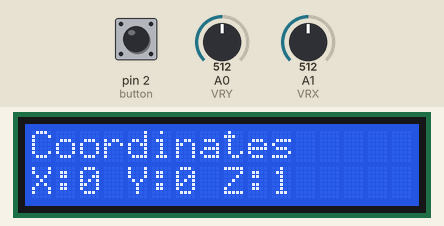
This sketch was run on a simulated Arduino Uno, built with avr-gcc and run on an emulated ATmega328P. Parts: 16×2 character LCD. The test bench sets the inputs (shaded band); at power-on: A0 (VRY) = 512, A1 (VRX) = 512, pin 2 (button) HIGH.

Above: at 1.2 s.
1.3 s: A0 (VRY) set to 716
At 2.4 s:
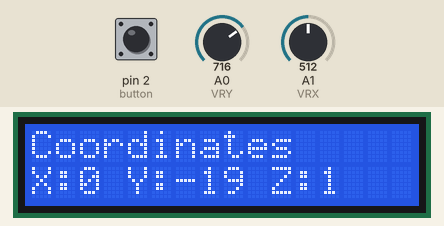
3.0 s: A1 (VRX) set to 716
At 4.0 s:
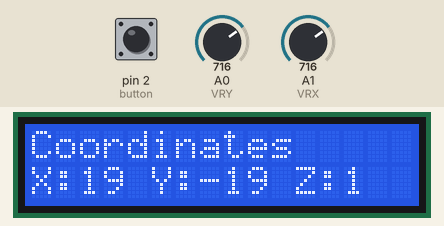
4.5 s: pin 2 (button) pulled LOW for 0.6 s
At 5.0 s:
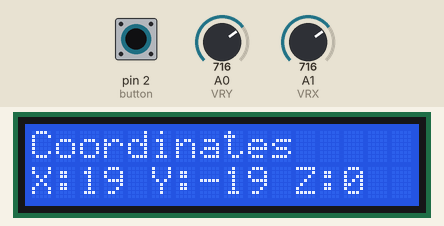
6.6 s: A0 (VRY) set to 900
At 7.7 s:
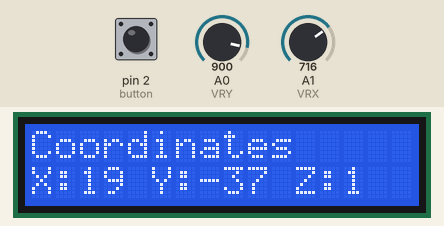
8.1 s: pin 2 (button) pulled LOW for 1 s
At 8.9 s:
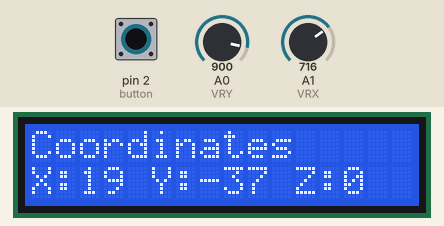
10.6 s: A1 (VRX) set to 900
At 11.9 s:
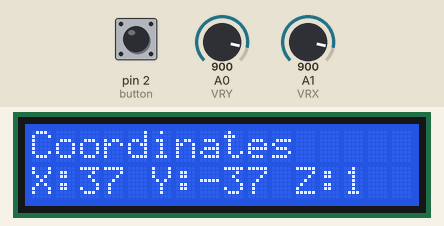
Timing chart, 0 to 13.1 s (numbered marks = the images above; inputs shaded):
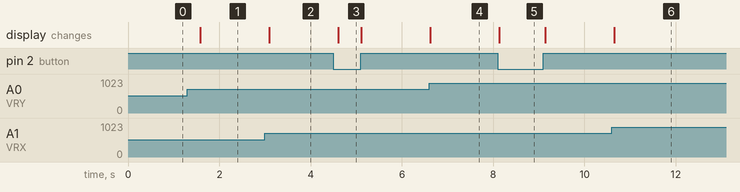

The sketch:

PS2_joystick.ino
```cpp
#include <ezButton.h>
#include <LiquidCrystal.h>

#define VRX A1
#define VRY A0
ezButton button(2);
int X_POS = 0;
int Y_POS = 0,bVal ;


// initialize the library by associating any needed LCD interface pin
// with the arduino pin number it is connected to
const int rs = 6, en = 7, d4 = 8, d5 = 9, d6 = 10, d7 = 11;
LiquidCrystal lcd(rs, en, d4, d5, d6, d7);


void setup() {
  // set up the LCD's number of columns and rows:
  Serial.begin(9600);
  lcd.begin(16, 2);
  lcd.clear();
  lcd.print("Coordinates");
}

void loop() {
  button.loop();
  X_POS = map(analogRead(VRX),0,1023,-50,50);
  Y_POS = map(analogRead(VRY),0,1023,50,-50);
  bVal = button.getState();


  lcd.setCursor(0,1);
  lcd.print("X:");
  lcd.print(X_POS);
  lcd.print(" Y:");
  lcd.print(Y_POS);
  lcd.print(" Z:");
  lcd.print(bVal);
  lcd.print("           ");
  delay(500);


}
```

Measured:
- after the input at 1.3 s, the display: changes after 0.28 s (image 1)
- after the input at 3.0 s, the display: changes after 0.09 s (image 2)
- after the input at 4.5 s, the display: changes after 0.10 s (image 3)
- after the input at 6.6 s, the display: changes at once (image 4)
- after the input at 8.1 s, the display: changes at once (image 5)
- after the input at 10.6 s, the display: changes after 0.05 s (image 6)
